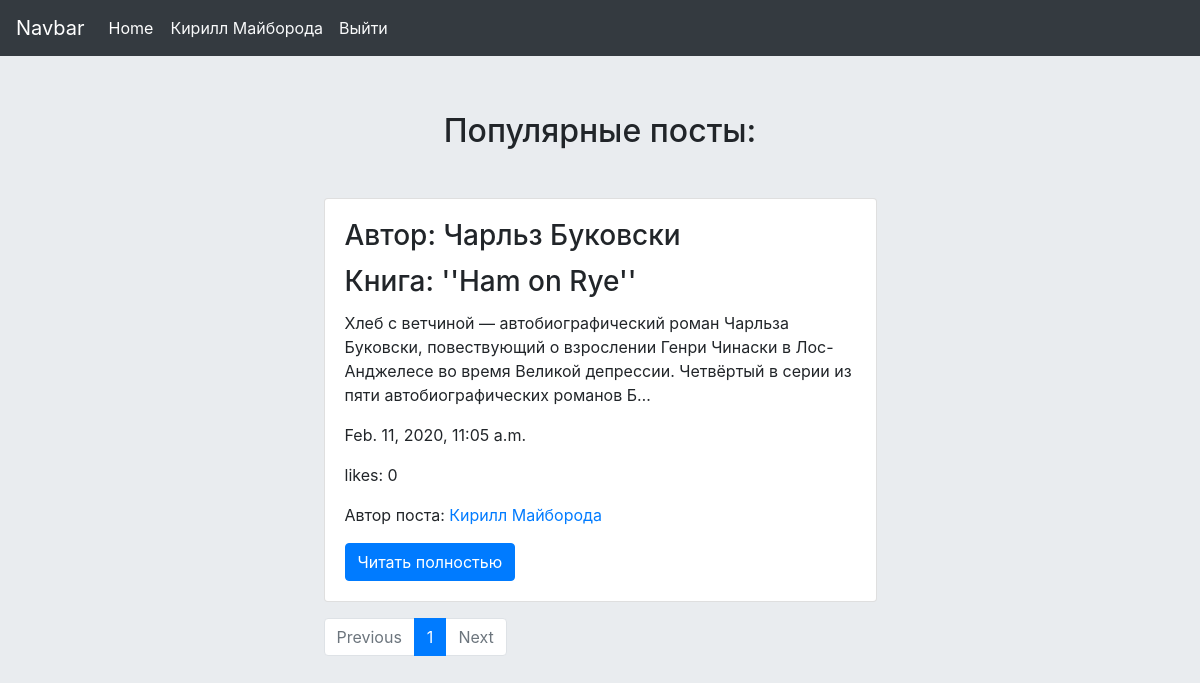
Screenshot of / (signed in) with the database file from the repository.
### user_example/models.py (models this page shows, shortened)
class UserProfile(models.Model):
    user = models.OneToOneField(User, on_delete=models.CASCADE, primary_key=True)
    image = models.ImageField(upload_to='profile_image', blank=True)
    background_image = models.ImageField(upload_to='profile_image', blank=True)
    location = models.CharField(max_length=50)
    age = models.IntegerField()
    first_name = models.CharField(max_length=50)
    last_name = models.CharField(max_length=50)
    favorite_auths = models.TextField(max_length=250)
    favorite_books = models.TextField(max_length=300)
    favorite_quote = models.TextField(max_length=300)
    about_me = models.TextField(max_length=300)

class PostProfile(models.Model):
    book_author  =   models.CharField(max_length=100)
    book_name    =   models.CharField(max_length=100)
    book_review  =   models.TextField(max_length=1000)
    created_at   =   models.DateTimeField(auto_now_add=True)
    updated_at   =   models.DateTimeField(auto_now=True)
    author       =   models.ForeignKey(User, on_delete=models.CASCADE)
    likes        =   models.ManyToManyField(User, related_name='likes', blank=True)

### user_example/views.py (the view)
# urls.py: path('', index, name='index'),
def index(request):
    posts = PostProfile.objects.filter().order_by('-created_at')
    paginator = Paginator(posts, 3)
    users = User.objects.all()
    page_number = request.GET.get('page', 1)
    page = paginator.get_page(page_number)
    if page.has_next():
        next_url = '?page={}'.format(page.next_page_number())
    else:
        next_url = ''
    if page.has_previous():
        prev_url = '?page={}'.format(page.previous_page_number())
    else:
        prev_url = ''
    context = {'prev': prev_url, 'next': next_url, 'page_obj': page, "users": users}
    return render(request, 'user_example/index.html', context=context)

### user_example/templates/user_example/index.html (shortened to what this page needs)
{% extends 'user_example/base_user.html' %}
{% block content %}
<div class="container col-md-12">
    <h2 class="text-center mt-5">Популярные посты:</h2>
    {% for post in page_obj.object_list %}
        <div class="card w-50 mx-auto mt-5">
            <div class="card-body">
                <h3 class="card-title">Автор: {{ post.book_author }}</h3>
                <h3 class="card-title">Книга: {{ post.book_name }}</h3>
                <p class="card-text">{{ post.book_review|truncatechars:200 }}</p>
                <p> {{ post.created_at }}</p>
                <p> likes: {{post.likes.count }}</p>
                <p class="card-text">Автор поста: <a href="{% url 'profile' pk=post.author.userprofile.pk %}">{{ post.author.userprofile.first_name }} {{ post.author.userprofile.last_name }}</a></p>
                <a href="{% url 'post_detail' pk=post.pk %}" class="btn btn-primary">Читать полностью</a>
            </div>
        </div>
    {% endfor %}
    <div class="w-50 mx-auto mt-3">
        <nav aria-label="...">
          <ul class="pagination">
           {% if not page_obj.has_previous %}
                <li class="page-item disabled">
                  <a class="page-link" href="{{ prev }}" tabindex="-1" aria-disabled="true">Previous</a>
                </li>
           {% else %}
                <li class="page-item">
                  <a class="page-link" href="{{ prev }}" tabindex="-1" aria-disabled="true">Previous</a>
                </li>
           {% endif %}
           {% for n in page_obj.paginator.page_range %}
               {% if n == page_obj.number %}
                    <li class="page-item active" aria-current="page">
                        <a class="page-link" href="?page= {{ n }}">{{ n }}<span class="sr-only">(current)</span></a>
                    </li>
               {% elif n > page_obj.number|add:-3 and n < page_obj.number|add:3 %}
                    <li class="page-item">
                        <a class="page-link" href="?page= {{ n }}">{{ n }}</a>
                    </li>
               {% endif %}
           {% endfor %}
           {% if not page_obj.has_next %}
                <li class="page-item disabled">
                  <a class="page-link" href="{{ next }}">Next</a>
                </li>
           {% else %}
                <li class="page-item">
                  <a class="page-link" href="{{ next }}">Next</a>
                </li>
           {% endif %}
          </ul>
        </nav>
    </div>
</div>
{% endblock %}

### templates/base.html (shortened to what this page needs)
<!doctype html>
<html lang="en">
  <head>
    <link rel="stylesheet" href="https://maxcdn.bootstrapcdn.com/bootstrap/4.0.0/css/bootstrap.min.css">
  </head>
  <body>
    <nav class="navbar navbar-expand-md navbar-dark fixed-top bg-dark">
  <a class="navbar-brand" href="#">Navbar</a>
  <div class="collapse navbar-collapse" id="navbarsExampleDefault">
    <ul class="navbar-nav mr-auto">
      <li class="nav-item active">
        <a class="nav-link" href="/">Home <span class="sr-only">(current)</span></a>
      </li>
      <li class="nav-item text-light row" >
        {% if request.user.is_authenticated %}
            {% if request.user.is_staff %}
                <a class="nav-link disabled text-light ml-3" href="/admin" >Вы админ</a>
            {% else %}
                <a class="nav-link disabled text-light ml-3" href="{% url 'profile' pk=request.user.userprofile.pk %}" >
                    {{ request.user.userprofile.first_name }} {{ request.user.userprofile.last_name }}
                </a>
            {% endif %}
        {% else %}
            <a class="nav-link disabled text-light ml-3 " href="accounts/login" >Войдите в профиль</a>
        {% endif %}
          <a class="nav-link disabled text-light" href="accounts/logout">Выйти</a>
      </li>
    </ul>
  </div>
</nav>
  <div class="jumbotron">
        {% block content %}
        {% endblock %}
  </div>
  </body>
</html>

### rows the page displays
PostProfile: book_author "Чарльз Буковски", book_name "''Ham on Rye''", book_review "Xлеб с ветчиной — автобиографический роман Чарльза Буковски, повествующий о взрослении Генри Чинаски в Лос-Анджелесе во время Великой депрессии. Четвёртый в серии из пяти автобиографических романов Б…", created_at "Feb. 11, 2020, 11:05 a.m.", likes.count "0", author.userprofile.first_name "Кирилл", author.userprofile.last_name "Майборода"

### other values shown
{{ request.user.userprofile.first_name }} "Кирилл"
{{ request.user.userprofile.last_name }} "Майборода"
{{ n }} "1"
